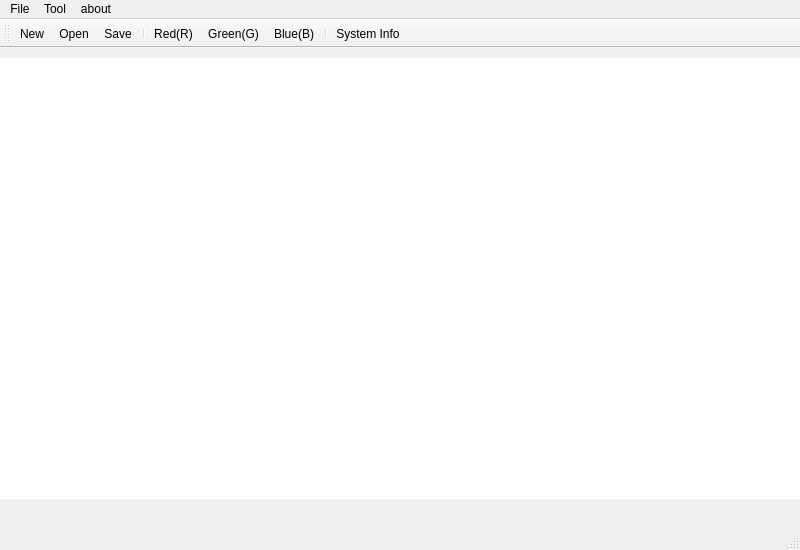
<?xml version="1.0" encoding="UTF-8"?>
<ui version="4.0">
 <class>MainWindow</class>
 <widget class="QMainWindow" name="MainWindow">
  <property name="geometry">
   <rect>
    <x>0</x>
    <y>0</y>
    <width>800</width>
    <height>550</height>
   </rect>
  </property>
  <property name="maximumSize">
   <size>
    <width>800</width>
    <height>550</height>
   </size>
  </property>
  <property name="windowTitle">
   <string>MainWindow</string>
  </property>
  <widget class="QWidget" name="centralwidget">
   <widget class="QLabel" name="lblCanvas">
    <property name="geometry">
     <rect>
      <x>0</x>
      <y>10</y>
      <width>801</width>
      <height>441</height>
     </rect>
    </property>
    <property name="sizePolicy">
     <sizepolicy hsizetype="Fixed" vsizetype="Fixed">
      <horstretch>0</horstretch>
      <verstretch>0</verstretch>
     </sizepolicy>
    </property>
    <property name="styleSheet">
     <string notr="true">background-color:white;</string>
    </property>
    <property name="text">
     <string/>
    </property>
   </widget>
  </widget>
  <widget class="QStatusBar" name="statusbar"/>
  <widget class="QMenuBar" name="menubar">
   <property name="geometry">
    <rect>
     <x>0</x>
     <y>0</y>
     <width>800</width>
     <height>24</height>
    </rect>
   </property>
   <widget class="QMenu" name="menuFile">
    <property name="title">
     <string>File</string>
    </property>
    <addaction name="action_New"/>
    <addaction name="action_Open"/>
    <addaction name="action_Save"/>
    <addaction name="action_Exit"/>
   </widget>
   <widget class="QMenu" name="menuTool">
    <property name="title">
     <string>Tool</string>
    </property>
    <widget class="QMenu" name="menuPen">
     <property name="title">
      <string>Pen</string>
     </property>
     <addaction name="action_PenRed"/>
     <addaction name="action_PenGreen"/>
     <addaction name="action_PenBlue"/>
    </widget>
    <widget class="QMenu" name="menuTrans">
     <property name="title">
      <string>Trans</string>
     </property>
     <addaction name="action_Grayscale"/>
    </widget>
    <addaction name="menuPen"/>
    <addaction name="menuTrans"/>
   </widget>
   <widget class="QMenu" name="menuInfo">
    <property name="title">
     <string>about</string>
    </property>
    <addaction name="action_About"/>
   </widget>
   <addaction name="menuFile"/>
   <addaction name="menuTool"/>
   <addaction name="menuInfo"/>
  </widget>
  <widget class="QToolBar" name="toolBar">
   <property name="windowTitle">
    <string>toolBar</string>
   </property>
   <attribute name="toolBarArea">
    <enum>TopToolBarArea</enum>
   </attribute>
   <attribute name="toolBarBreak">
    <bool>false</bool>
   </attribute>
   <addaction name="action_New"/>
   <addaction name="action_Open"/>
   <addaction name="action_Save"/>
   <addaction name="separator"/>
   <addaction name="action_PenRed"/>
   <addaction name="action_PenGreen"/>
   <addaction name="action_PenBlue"/>
   <addaction name="separator"/>
   <addaction name="action_About"/>
  </widget>
  <action name="action_New">
   <property name="icon">
    <iconset resource="resources.qrc">
     <normaloff>:/icon/imgs/new.png</normaloff>:/icon/imgs/new.png</iconset>
   </property>
   <property name="text">
    <string>New</string>
   </property>
  </action>
  <action name="action_Open">
   <property name="icon">
    <iconset resource="resources.qrc">
     <normaloff>:/icon/imgs/open.png</normaloff>:/icon/imgs/open.png</iconset>
   </property>
   <property name="text">
    <string>Open</string>
   </property>
  </action>
  <action name="action_Save">
   <property name="icon">
    <iconset resource="resources.qrc">
     <normaloff>:/icon/imgs/save.png</normaloff>:/icon/imgs/save.png</iconset>
   </property>
   <property name="text">
    <string>Save</string>
   </property>
  </action>
  <action name="action_Exit">
   <property name="icon">
    <iconset resource="resources.qrc">
     <normaloff>:/icon/imgs/exit.png</normaloff>:/icon/imgs/exit.png</iconset>
   </property>
   <property name="text">
    <string>Exit</string>
   </property>
  </action>
  <action name="action_PenRed">
   <property name="icon">
    <iconset resource="resources.qrc">
     <normaloff>:/icon/imgs/red.png</normaloff>:/icon/imgs/red.png</iconset>
   </property>
   <property name="text">
    <string>Red(R)</string>
   </property>
  </action>
  <action name="action_PenGreen">
   <property name="icon">
    <iconset resource="resources.qrc">
     <normaloff>:/icon/imgs/green.png</normaloff>:/icon/imgs/green.png</iconset>
   </property>
   <property name="text">
    <string>Green(G)</string>
   </property>
  </action>
  <action name="action_PenBlue">
   <property name="icon">
    <iconset resource="resources.qrc">
     <normaloff>:/icon/imgs/blue.png</normaloff>:/icon/imgs/blue.png</iconset>
   </property>
   <property name="text">
    <string>Blue(B)</string>
   </property>
  </action>
  <action name="action_About">
   <property name="icon">
    <iconset resource="resources.qrc">
     <normaloff>:/icon/imgs/about.png</normaloff>:/icon/imgs/about.png</iconset>
   </property>
   <property name="text">
    <string>System Info</string>
   </property>
  </action>
  <action name="action_Grayscale">
   <property name="text">
    <string>GrayScale</string>
   </property>
  </action>
 </widget>
 <resources>
  <include location="resources.qrc"/>
 </resources>
 <connections/>
</ui>
